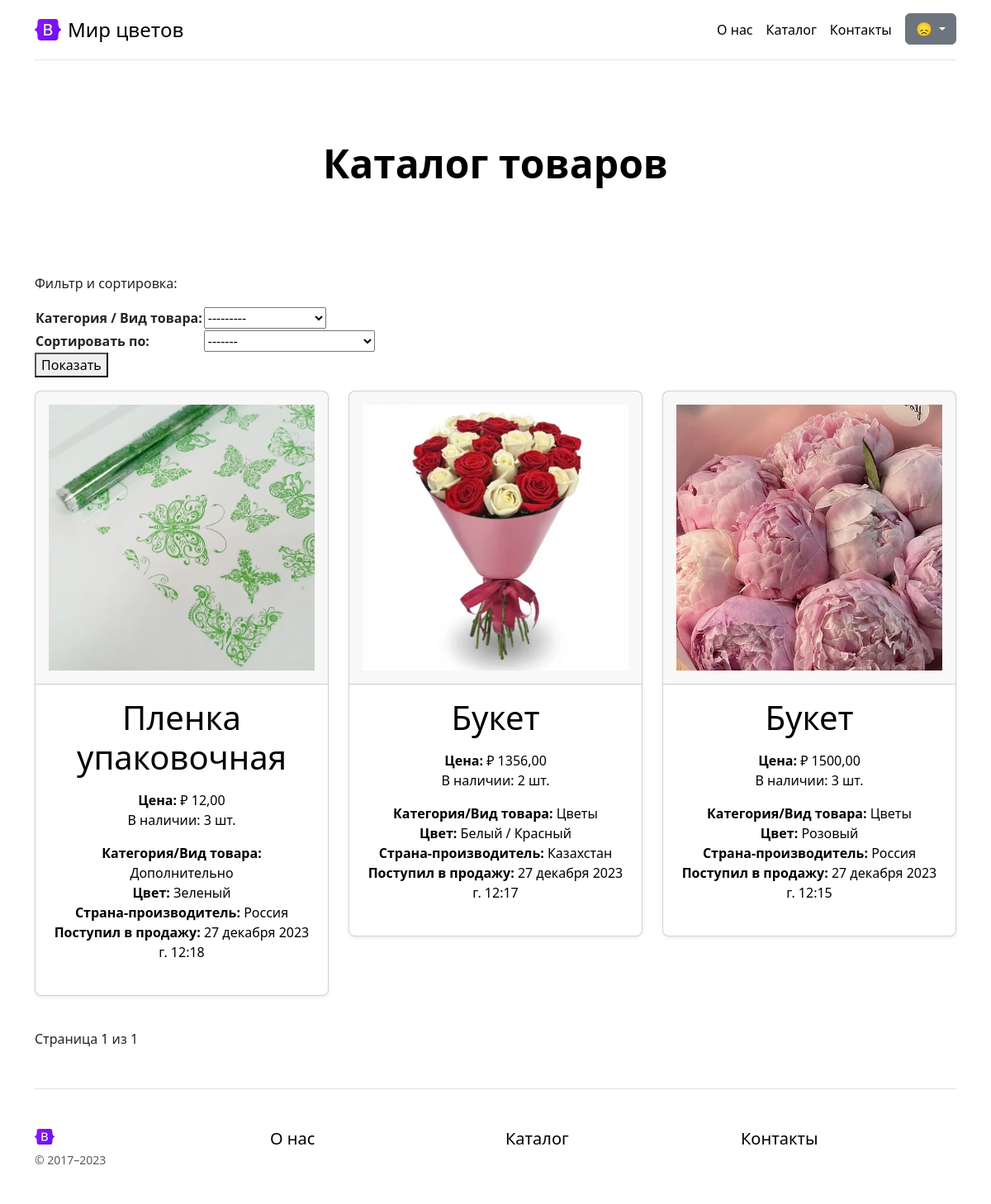
/goods/, run on the app's committed database.
### goods/models.py (models this page shows)
class Goods(NameMixin, models.Model):
    objects = models.Manager() # По умолчанию. Нужен для админки.
    in_stock = GoodsManager()
    added = models.DateTimeField(auto_now_add=True,
                                 verbose_name="Дата добавления")
    photo = models.ImageField(verbose_name="Фото")
    price = models.DecimalField(max_digits=10,
                                decimal_places=2,
                                verbose_name="Цена")
    origin = models.ForeignKey(
        "Country",
        on_delete=models.CASCADE,
        verbose_name="Страна-производитель",
    )
    color = models.ForeignKey(
        "Color",
        on_delete=models.CASCADE,
        verbose_name="Цвет",
    )
    category = models.ForeignKey(
        "Category",
        on_delete=models.CASCADE,
        verbose_name="Категория / Вид товара",
    )
    stock = models.PositiveIntegerField(default=0, null=False, blank=False, verbose_name="Остаток товара")
    def get_absolute_url(self):
        return reverse('goods-detail', kwargs={"pk": self.id})
    class Meta:
        verbose_name = "Товар"
        verbose_name_plural = "Товары"

class Category(NameMixin, models.Model):
    class Meta:
        verbose_name = "Категория/Вид товара"
        verbose_name_plural = "Категории/Виды товаров"

class Color(NameMixin, models.Model):
    class Meta:
        verbose_name = "Цвет"
        verbose_name_plural = "Цвета"

class Country(NameMixin, models.Model):
    class Meta:
        verbose_name = "Страна"
        verbose_name_plural = "Страны"

### goods/views.py (the view)
# urls.py: path("goods/", GoodsListView.as_view(), name="goods-list"),
class GoodsListView(ListView):
    model = Goods
    paginate_by = 5
    def get_queryset(self):
        category = self.request.GET.get("category")
        order_by = self.request.GET.get("order_by")
        queryset = Goods.in_stock.all()
        if order_by and order_by != "--":
            if order_by == 'price':
                queryset = queryset.order_by(order_by)
            else:
                assert (order_by == 'category' or order_by == 'origin')
                queryset = queryset.order_by(order_by + "__name")
        if category:
            queryset = queryset.filter(category_id=category)
        return queryset
    def get_context_data(self, **kwargs):
        context_data = super().get_context_data(**kwargs)
        if self.request.GET:
            context_data["sort_filter_form"] = GoodsSortFilterForm(self.request.GET)
        else:
            context_data["sort_filter_form"] = GoodsSortFilterForm()
        return context_data

### goods/forms.py
class GoodsSortFilterForm(forms.ModelForm):
    def __init__(self, *args, **kwargs):
        super().__init__(*args, **kwargs)
        self.fields['category'].required = False
    order_by = forms.ChoiceField(choices=get_choices, label="Сортировать по:", required=False)
    class Meta:
        model = Goods
        fields = ["category", ]

### general/models.py (called while the page is built)
    def __str__(self):
        return self.name

### goods/forms.py (called while the page is built)
def get_choices():
    choices = [(k, v) for k, v in CHOICES_DICT.items()]
    return choices

### goods/models.py (called while the page is built)
    def get_queryset(self):
        return super().get_queryset().filter(stock__gte=1).order_by("-added")

### goods/templates/goods/goods_list.html (shortened to what this page needs)
{% extends 'general/parts/base.html' %}
{% load static %}
{% block content %}
<main>
    {% include 'general/parts/h.html' with h='Каталог товаров' %}
    <div class="mb-3">
        <p>Фильтр и сортировка:</p>
        <form action="{% url 'goods-list' %}">
            <table>
                {{ sort_filter_form.as_table }}
            </table>
            <button>Показать</button>
        </form>
    </div>
    <div class="row row-cols-1 row-cols-md-3 mb-3 text-center">
        {% for object in page_obj %}
        <div class="col">
            <div class="card mb-4 rounded-3 shadow-sm">
                <a class="n-text-decoration-none" href="{{ object.get_absolute_url }}">
                    <div class="card-header py-3">
                        <h4 class="my-0 fw-normal"><img class="w-100" src="{{ object.photo.url }}"
                                                        alt="{{ object.name }}"/></h4>
                    </div>
                    <div class="card-body">
                        <h1 class="card-title pricing-card-title">{{ object.name }}</h1>
                        <ul class="list-unstyled mt-3 mb-4">
                            <li><span class="fw-bold">Цена: </span>&#8381; {{ object.price }}</li>
                            <li class="mb-3"><span>В наличии: </span>{{ object.stock }} шт.</li>
                            <li><span class="fw-bold">Категория/Вид товара: </span>{{ object.category }}</li>
                            <li><span class="fw-bold">Цвет: </span>{{ object.color }}</li>
                            <li><span class="fw-bold">Страна-производитель: </span>{{ object.origin }}</li>
                            <li><span class="fw-bold">Поступил в продажу: </span>{{ object.added }}</li>
                        </ul>
                    </div>
                </a>
            </div>
        </div>
        {% empty %}
        <div class="display-6 text-center mb-4">Нет товаров.</div>
        {% endfor %}
    </div>
    {% include 'general/parts/pagination.html' %}
</main>
{% endblock %}

### general/static/general/css/style.css (style rules this page uses)
.n-text-decoration-none { color: black; text-decoration: none; }

### general/static/general/css/sign-in.css (style rules this page uses)
html, body { height: 100%; }

### data on the page
Goods: photo (picture), name "Пленка упаковочная", price "12,00", stock "3", category "Дополнительно", color "Зеленый", origin "Россия", added "27 декабря 2023 г. 12:18"
Goods: photo (picture), name "Букет", price "1356,00", stock "2", category "Цветы", color "Белый / Красный", origin "Казахстан", added "27 декабря 2023 г. 12:17"
Goods: photo (picture), name "Букет", price "1500,00", stock "3", category "Цветы", color "Розовый", origin "Россия", added "27 декабря 2023 г. 12:15"

### other printed values
{{ h }} "Каталог товаров"
{{ page_obj.number }} "1"
{{ page_obj.paginator.num_pages }} "1"
